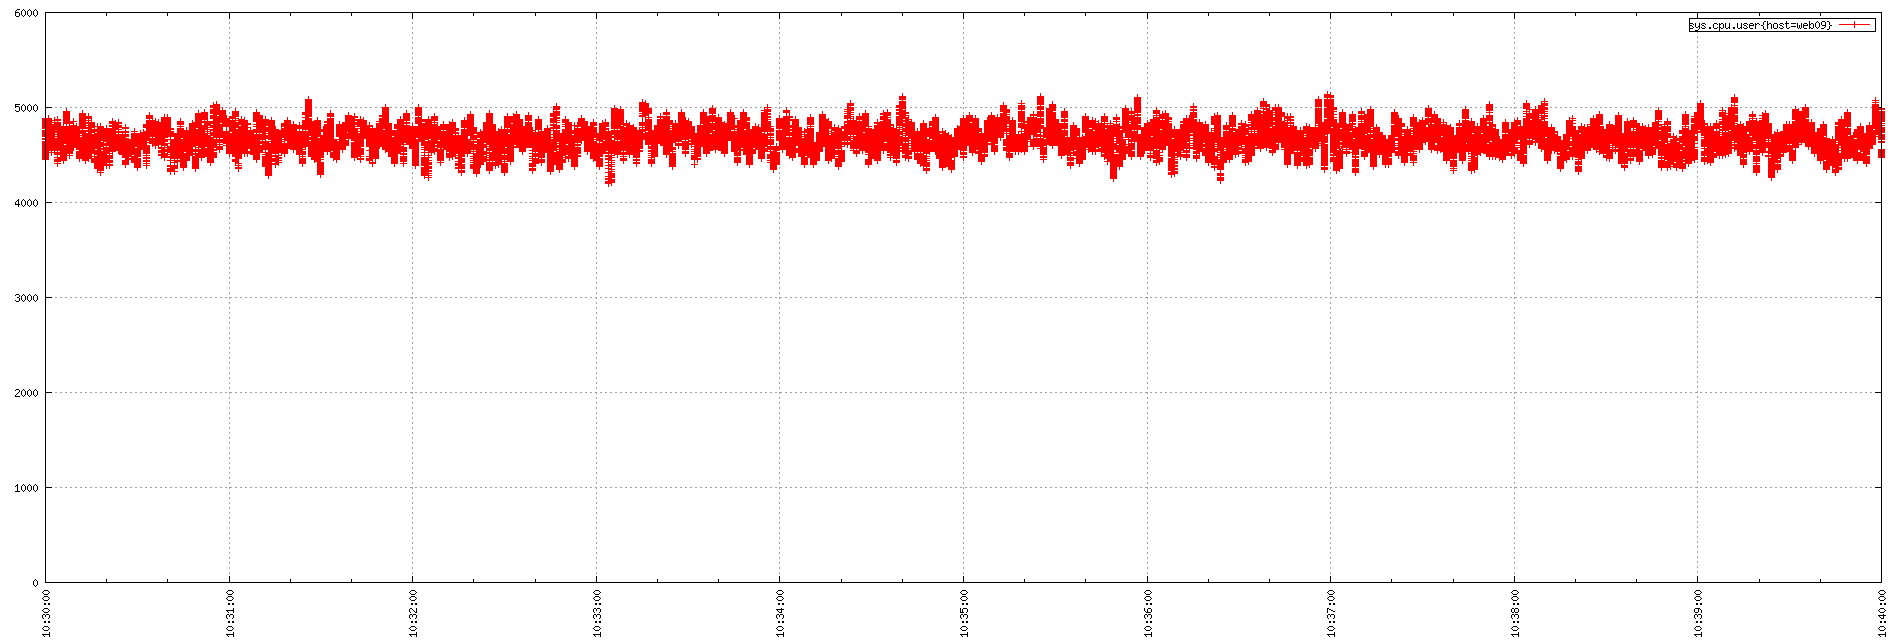

This figure's gnuplot source:
set term png small size 1900,644
set xdata time
set timefmt "%s"
if (GPVAL_VERSION < 4.6) set xtics rotate; else set xtics rotate right
set output "${TMPDIR-'tmp'}/tsd/c60533b3.png"
set xrange ["1673778600":"1673779200"]
set format x "%H:%M:%S"
set grid
set style data linespoint
set key right box
set yrange [0:]
plot  "${TMPDIR-'tmp'}/tsd/c60533b3_0.dat" using 1:2 title "sys.cpu.user{host=web09}"
